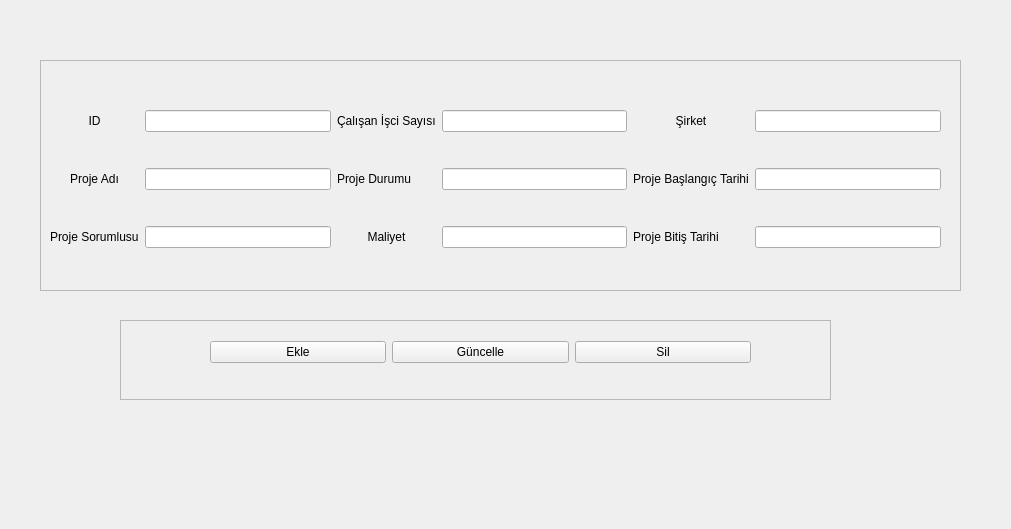
<?xml version="1.0" encoding="UTF-8"?>
<ui version="4.0">
 <class>Form</class>
 <widget class="QWidget" name="Form">
  <property name="geometry">
   <rect>
    <x>0</x>
    <y>0</y>
    <width>1011</width>
    <height>529</height>
   </rect>
  </property>
  <property name="windowTitle">
   <string>Form</string>
  </property>
  <widget class="QFrame" name="frame">
   <property name="geometry">
    <rect>
     <x>40</x>
     <y>60</y>
     <width>921</width>
     <height>231</height>
    </rect>
   </property>
   <property name="frameShape">
    <enum>QFrame::StyledPanel</enum>
   </property>
   <property name="frameShadow">
    <enum>QFrame::Raised</enum>
   </property>
   <widget class="QWidget" name="">
    <property name="geometry">
     <rect>
      <x>10</x>
      <y>20</y>
      <width>891</width>
      <height>201</height>
     </rect>
    </property>
    <layout class="QGridLayout" name="gridLayout">
     <item row="0" column="0">
      <widget class="QLabel" name="id">
       <property name="text">
        <string>&lt;html&gt;&lt;head/&gt;&lt;body&gt;&lt;p align=&quot;center&quot;&gt;ID&lt;/p&gt;&lt;/body&gt;&lt;/html&gt;</string>
       </property>
      </widget>
     </item>
     <item row="0" column="1">
      <widget class="QLineEdit" name="id_line_edit"/>
     </item>
     <item row="0" column="2">
      <widget class="QLabel" name="isci_sayisi_label">
       <property name="text">
        <string>Çalışan İşci Sayısı</string>
       </property>
      </widget>
     </item>
     <item row="0" column="3">
      <widget class="QLineEdit" name="calisan_isci_line_edit"/>
     </item>
     <item row="0" column="4">
      <widget class="QLabel" name="sirket_label">
       <property name="text">
        <string>&lt;html&gt;&lt;head/&gt;&lt;body&gt;&lt;p align=&quot;center&quot;&gt;Şirket&lt;/p&gt;&lt;/body&gt;&lt;/html&gt;</string>
       </property>
      </widget>
     </item>
     <item row="0" column="5">
      <widget class="QLineEdit" name="sirket_line_edit"/>
     </item>
     <item row="1" column="0">
      <widget class="QLabel" name="proje_adi_label">
       <property name="text">
        <string>&lt;html&gt;&lt;head/&gt;&lt;body&gt;&lt;p align=&quot;center&quot;&gt;Proje Adı&lt;/p&gt;&lt;/body&gt;&lt;/html&gt;</string>
       </property>
      </widget>
     </item>
     <item row="1" column="1">
      <widget class="QLineEdit" name="proje_adi_line_edit"/>
     </item>
     <item row="1" column="2">
      <widget class="QLabel" name="proje_durumu_label">
       <property name="text">
        <string>Proje Durumu</string>
       </property>
      </widget>
     </item>
     <item row="1" column="3">
      <widget class="QLineEdit" name="proje_durumu_line_edit"/>
     </item>
     <item row="1" column="4">
      <widget class="QLabel" name="proje_baslangic_tarihi">
       <property name="text">
        <string>Proje Başlangıç Tarihi</string>
       </property>
      </widget>
     </item>
     <item row="1" column="5">
      <widget class="QLineEdit" name="proje_baslangic_tarihi_line_Edit"/>
     </item>
     <item row="2" column="0">
      <widget class="QLabel" name="proje_sorumlusu_label">
       <property name="text">
        <string>Proje Sorumlusu</string>
       </property>
      </widget>
     </item>
     <item row="2" column="1">
      <widget class="QLineEdit" name="proje_sorumlusu_line_edit"/>
     </item>
     <item row="2" column="2">
      <widget class="QLabel" name="maliyet_label">
       <property name="text">
        <string>&lt;html&gt;&lt;head/&gt;&lt;body&gt;&lt;p align=&quot;center&quot;&gt;Maliyet&lt;/p&gt;&lt;/body&gt;&lt;/html&gt;</string>
       </property>
      </widget>
     </item>
     <item row="2" column="3">
      <widget class="QLineEdit" name="maliyet_line_edit"/>
     </item>
     <item row="2" column="4">
      <widget class="QLabel" name="proje_bitis_tarihi_label">
       <property name="text">
        <string>Proje Bitiş Tarihi</string>
       </property>
      </widget>
     </item>
     <item row="2" column="5">
      <widget class="QLineEdit" name="proje_bitis_tarihi_line_edit"/>
     </item>
    </layout>
   </widget>
  </widget>
  <widget class="QFrame" name="frame_2">
   <property name="geometry">
    <rect>
     <x>120</x>
     <y>320</y>
     <width>711</width>
     <height>80</height>
    </rect>
   </property>
   <property name="frameShape">
    <enum>QFrame::StyledPanel</enum>
   </property>
   <property name="frameShadow">
    <enum>QFrame::Raised</enum>
   </property>
   <widget class="QWidget" name="layoutWidget">
    <property name="geometry">
     <rect>
      <x>90</x>
      <y>20</y>
      <width>541</width>
      <height>25</height>
     </rect>
    </property>
    <layout class="QGridLayout" name="gridLayout_2">
     <item row="0" column="0">
      <widget class="QPushButton" name="ekle_buton">
       <property name="text">
        <string>Ekle</string>
       </property>
      </widget>
     </item>
     <item row="0" column="3">
      <widget class="QPushButton" name="sil_buton">
       <property name="text">
        <string>Sil</string>
       </property>
      </widget>
     </item>
     <item row="0" column="2">
      <widget class="QPushButton" name="guncelle_buton">
       <property name="text">
        <string>Güncelle</string>
       </property>
      </widget>
     </item>
    </layout>
   </widget>
  </widget>
 </widget>
 <resources/>
 <connections/>
</ui>
